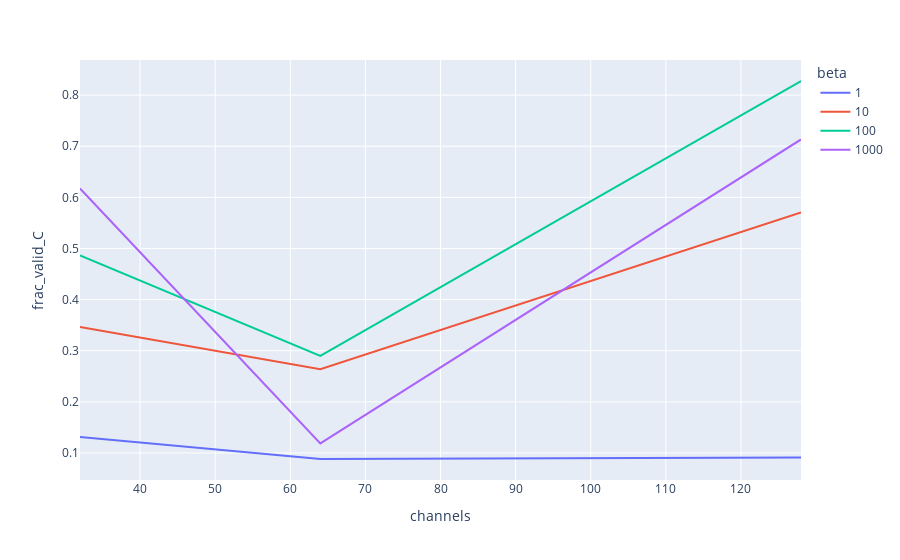

Here is the notebook cell this chart was saved with:
### Code cell
# same thing, but for specific atom types

cond_model = model_stats['model'] == 'nequip-l2'
cond_version = model_stats['version'] == 6
cond_init = model_stats['init'] == 'CH3'

data = model_stats[cond_model & cond_version & cond_init][['channels', 'frac_valid_C', 'beta']]

px.line(data, x='channels', y='frac_valid_C', color='beta')

### Figure 1 — Plotly figure (JSON) as saved in the notebook; plotly's stock layout.template omitted (floating-point values rounded to 4 significant figures)
{"data": [{"hovertemplate": "beta=1<br>channels=%{x}<br>frac_valid_C=%{y}<extra></extra>", "legendgroup": "1", "line": {"color": "#636efa", "dash": "solid"}, "marker": {"symbol": "circle"}, "mode": "lines", "name": "1", "orientation": "v", "showlegend": true, "type": "scatter", "x": [32, 64, 128], "xaxis": "x", "y": [0.1311, 0.08824, 0.09109], "yaxis": "y"}, {"hovertemplate": "beta=10<br>channels=%{x}<br>frac_valid_C=%{y}<extra></extra>", "legendgroup": "10", "line": {"color": "#EF553B", "dash": "solid"}, "marker": {"symbol": "circle"}, "mode": "lines", "name": "10", "orientation": "v", "showlegend": true, "type": "scatter", "x": [32, 64, 128], "xaxis": "x", "y": [0.3465, 0.2638, 0.5704], "yaxis": "y"}, {"hovertemplate": "beta=100<br>channels=%{x}<br>frac_valid_C=%{y}<extra></extra>", "legendgroup": "100", "line": {"color": "#00cc96", "dash": "solid"}, "marker": {"symbol": "circle"}, "mode": "lines", "name": "100", "orientation": "v", "showlegend": true, "type": "scatter", "x": [32, 64, 128], "xaxis": "x", "y": [0.4863, 0.29, 0.8276], "yaxis": "y"}, {"hovertemplate": "beta=1000<br>channels=%{x}<br>frac_valid_C=%{y}<extra></extra>", "legendgroup": "1000", "line": {"color": "#ab63fa", "dash": "solid"}, "marker": {"symbol": "circle"}, "mode": "lines", "name": "1000", "orientation": "v", "showlegend": true, "type": "scatter", "x": [32, 64, 128], "xaxis": "x", "y": [0.6174, 0.1189, 0.7133], "yaxis": "y"}], "layout": {"legend": {"title": {"text": "beta"}, "tracegroupgap": 0}, "margin": {"t": 60}, "xaxis": {"anchor": "y", "domain": [0, 1], "title": {"text": "channels"}}, "yaxis": {"anchor": "x", "domain": [0, 1], "title": {"text": "frac_valid_C"}}}}
